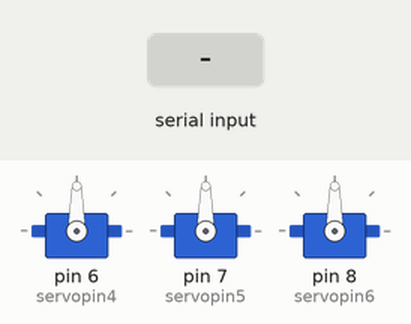
Recording of a sketch running on a simulated Arduino Uno, built with avr-gcc and run on an emulated ATmega328P. Shown: 3 × servo. The test bench sets the inputs (shaded band).

Above: at 1.2 s.
1.3 s: "41" received over Serial
At 2.9 s:
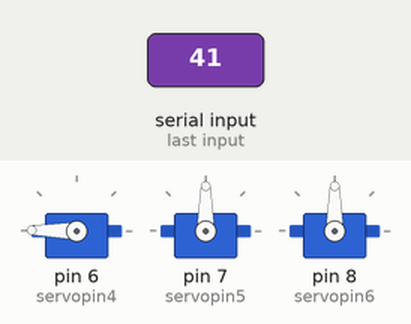
3.6 s: "40" received over Serial
At 4.05 s:
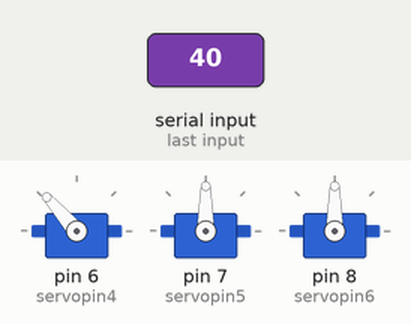
5.9 s: "51" received over Serial
At 7.6 s:
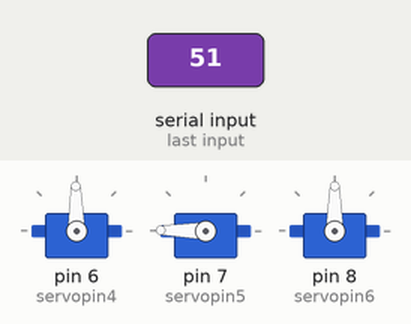
8.2 s: "50" received over Serial
At 8.65 s:
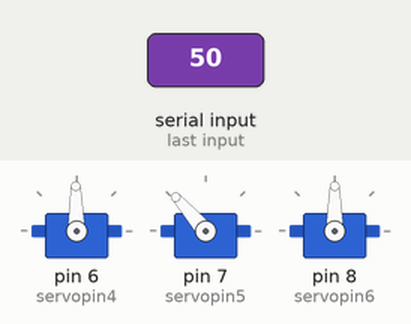
10.5 s: "61" received over Serial
At 12.3 s:
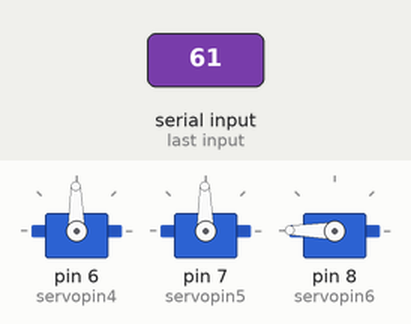
12.8 s: "60" received over Serial
At 13.25 s:
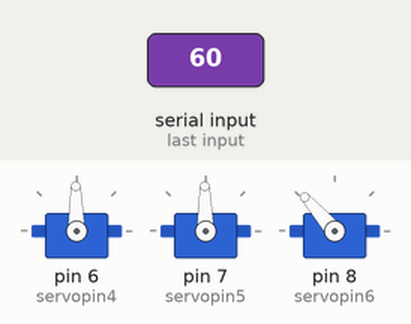
Timing chart, 0 to 15.8 s (numbered marks = the images above; inputs shaded):
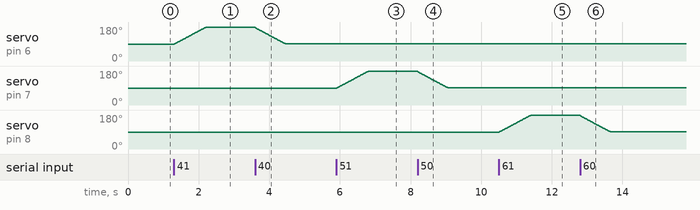

Measured:
- after the input at 1.3 s, servo on pin 6 (servopin4): moves from 90° to 179° over 0.89 s, starting at once
- after the input at 3.6 s, servo on pin 6 (servopin4): moves from 179° to 91° over 0.85 s, starting at once
- after the input at 5.9 s, servo on pin 7 (servopin5): moves from 90° to 179° over 0.89 s, starting at once
- after the input at 8.2 s, servo on pin 7 (servopin5): moves from 179° to 91° over 0.85 s, starting at once
- after the input at 10.5 s, servo on pin 8 (servopin6): moves from 90° to 179° over 0.89 s, starting at once
- after the input at 12.8 s, servo on pin 8 (servopin6): moves from 179° to 91° over 0.85 s, starting at once

The sketch:

sketch_may26a.ino
```cpp
#include <Servo.h>

Servo servo4;
Servo servo5;
Servo servo6;

int servopin4 = 6;
int angle4=0;

int servopin5 = 7;
int angle5 = 0;

int servopin6 = 8;
int angle6 = 0;


int button4 = 0;
int button5 = 0;
int button6 = 0;

unsigned long current_time4 ;
unsigned long current_time5 ;
unsigned long current_time6 ;

String thisChar = "";

void setup() {
  // put your setup code here, to run once:
  Serial.begin(9600);
  servo4.attach(servopin4);
  servo5.attach(servopin5);
  servo6.attach(servopin6);
}


void close4(unsigned long prev_time)
{
  unsigned long current_time44 = millis();

   if(current_time44 - prev_time > 30000)
   {
    button4 = 0;
    for (angle4 = 175 ; angle4 > 90 ; angle4--)
      {
        servo4.write(angle4);
        delay(10);
      }
    }
}

void close5(unsigned long prev_time)
{
  unsigned long current_time55 = millis();
  if(current_time55 - prev_time > 30000)
  {
    button5 = 0;
    for (angle5 = 175 ; angle5 > 90 ; angle5--)
      {
        servo5.write(angle5);
        delay(10);
      }
    }
}
void close6(unsigned long prev_time)
{
  unsigned long current_time66 = millis();
   if(current_time66 - prev_time > 30000)
   {
    button6 = 0;
    for (angle6 = 175 ; angle6 > 90 ; angle6--)
      {
        servo6.write(angle6);
        delay(10);
      }
   }
}


void loop()
{
  if(button4 ==1 )
  {
    close4(current_time4);
  }
   if(button5 ==1 )
  {
    close5(current_time5);
  }
   if(button6 ==1 )
  {
    close6(current_time6);
  }
  if (Serial.available() > 0)
  {
    thisChar += (char)Serial.read();
    //Serial.write(thisChar);
     if(thisChar == "41")
    {
      for (angle4 = 90 ; angle4 < 180 ; angle4++)
      {
        servo4.write(angle4);
        delay(10);
      }
      current_time4 = millis();
      button4 = 1;
      thisChar ="";
    }
    if(thisChar == "40")
    {
      for (angle4 = 175 ; angle4 > 90 ; angle4--)
      {
        servo4.write(angle4);
        delay(10);
      }
      button4 = 0;
      thisChar ="";
    }

    if(thisChar == "51")
    {
      for (angle5 = 90 ; angle5 < 180 ; angle5++)
      {
        servo5.write(angle5);
        delay(10);
      }
      current_time5 = millis();
      button5 = 1;
      thisChar ="";
    }
    if(thisChar == "50")
    {
      for (angle5 = 175 ; angle5 > 90 ; angle5--)
      {
        servo5.write(angle5);
        delay(10);
      }
      button5 = 0;
      thisChar ="";
    }

    if(thisChar == "61")
    {
      for (angle6 = 90 ; angle6 < 180 ; angle6++)
      {
        servo6.write(angle6);
        delay(10);
      }
      current_time6 = millis();
      button6 = 1;
      thisChar ="";
    }

    if(thisChar == "60")
    {
      for (angle6 = 175 ; angle6 > 90 ; angle6--)
      {
        servo6.write(angle6);
        delay(10);
      }
      button6 = 0;
      thisChar ="";
    }//end of thisCar == 60

  }//end of if (Serial.available() > 0)
}// end of loop
```
